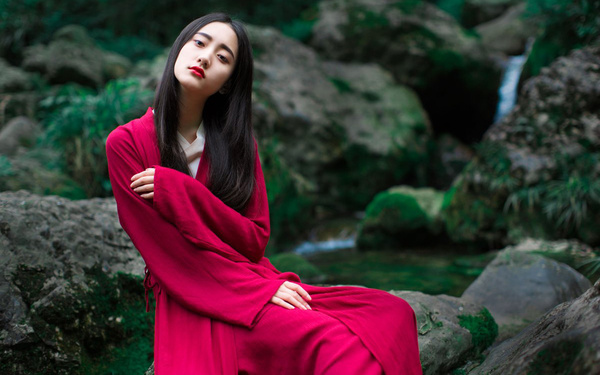
#> input picture data/mm2.jpeg, 600 x 375 px
$ python '002_grabcut前景检测.py'
#> lines starting #> are read from the running program, lines starting #| are printed output that depends on the picture
import numpy as np
import cv2
import matplotlib.pyplot as plt

# 读入图片
img = cv2.imread("../data/mm2.jpeg")
#> img is the input picture: shape (375, 600, 3); mean B, G, R 51.2, 48.4, 65.8
# 创建一个和加载图像一样形状的 填充为0的掩膜
mask = np.zeros(img.shape[:2], np.uint8)

# 创建以0填充的前景和背景模型
bgdModel = np.zeros((1, 65), np.float64)
fgdModel = np.zeros((1, 65), np.float64)

# 定义一个矩形
rect = (100, 50, 421, 378)

cv2.grabCut(img, mask, rect, bgdModel, fgdModel, 5, cv2.GC_INIT_WITH_RECT)

"""
cv2.grabCut()
参数：
    img: 输入图像
    mask: 蒙板图像，确定前景区域，背景区域，不确定区域，
        可以设置为cv2.GC_BGD,cv2.GC_FGD,cv2.GC_PR_BGD,cv2.GC_PR_FGD，
        也可以输入0,1,2,3
    rect: 包含前景的矩形 格式(x, y, w, h)
    bdgModel: 算法内部使用的数组. 你只需要创建两个大小为 (1,65)，数据类型为 np.float64 的数组
    fgdModel: 算法内部使用的数组. 你只需要创建两个大小为 (1,65)，数据类型为 np.float64 的数组
    iterCount: 算法的迭代次数
    mode: 可以设置为 cv2.GC_INIT_WITH_RECT 或 cv2.GC_INIT_WITH_MASK，也可以联合使用。
        这是用来确定我们进行修改的方式，矩形模式或者掩模模式

算法会修改掩模图像，在新的掩模图像中，
所有的像素被分为四类：背景，前景，可能是背景/前景使用 4 个不同的标签标记。
然后我们来修改掩模图像，
所有的 0 像素和 1 像素都被归为 0（例如背景），所有的 1 像素和 3 像素都被归为 1（前景）。
我们最终的掩模图像就这样准备好了。用它和输入图像相乘就得到了分割好的图像

原理：
    1 输入矩形框，矩形框外部区域都是背景。内部一定包含前景。
    2 电脑对输入图像进行初始化，标记前景和背景的像素。
    3 使用高斯混合模型（GMM）对前景和背景建模。
    4 根据输入，GMM会学习并创建新的像素分布。
        对未知的像素（前景或背景不确定），根据他们与已知的分类像素关系进行分类。（类似聚类操作）
    5 这样会根据像素的分布创建一幅图，图中节点是像素。
        除了像素点是节点以外，还有Source_node和Sink_node两个节点。
        所有的前景图像都与Source_node相连。背景与Sink_node相连。
    6 像素是否连接到Source_node/end_node依赖于权值，
        这个权值由像素属于同一类，也就是前景或者背景的概率来决定。
        如果像素的颜色有很大区别，那么他们之间的权重就很小。
    7 使用mincut算法对图像进行分割。
        它会根据最小代价方程对图像分成source_node和sink_node。
        代价方程是指裁剪所有边上权重的和。
        裁剪完成后，所有连接到source_node的判定为前景，sink_node上的为背景。
继续此过程，直到分类收敛。


"""
mask2 = np.where((mask == 2) | (mask == 0), 0, 1).astype("uint8")
img = img*mask2[:, :, np.newaxis]
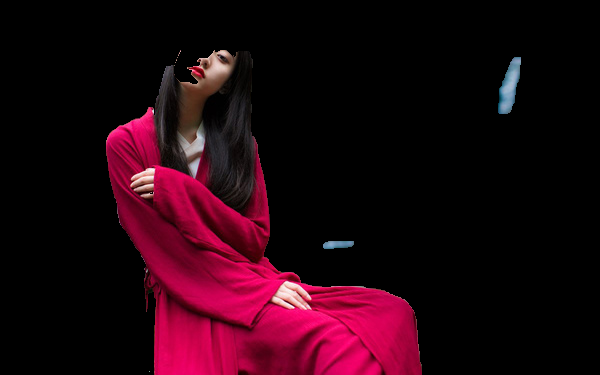
#> img: shape (375, 600, 3); mean B, G, R 14.4, 4.3, 33.6

plt.subplot(121), plt.imshow(img)
plt.title("grabcut"), plt.xticks([]), plt.yticks([])
plt.subplot(122), plt.imshow(cv2.cvtColor(cv2.imread("../data/mm2.jpeg"), cv2.COLOR_BGR2RGB))
plt.title("original"), plt.xticks([]), plt.yticks([])
plt.show()
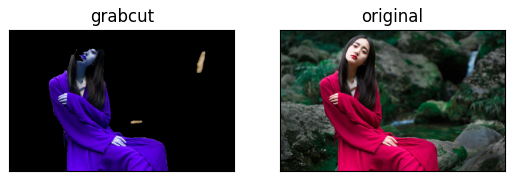
#> figure drawn by matplotlib, 2 panels; B, G, R data is drawn as R, G, B
